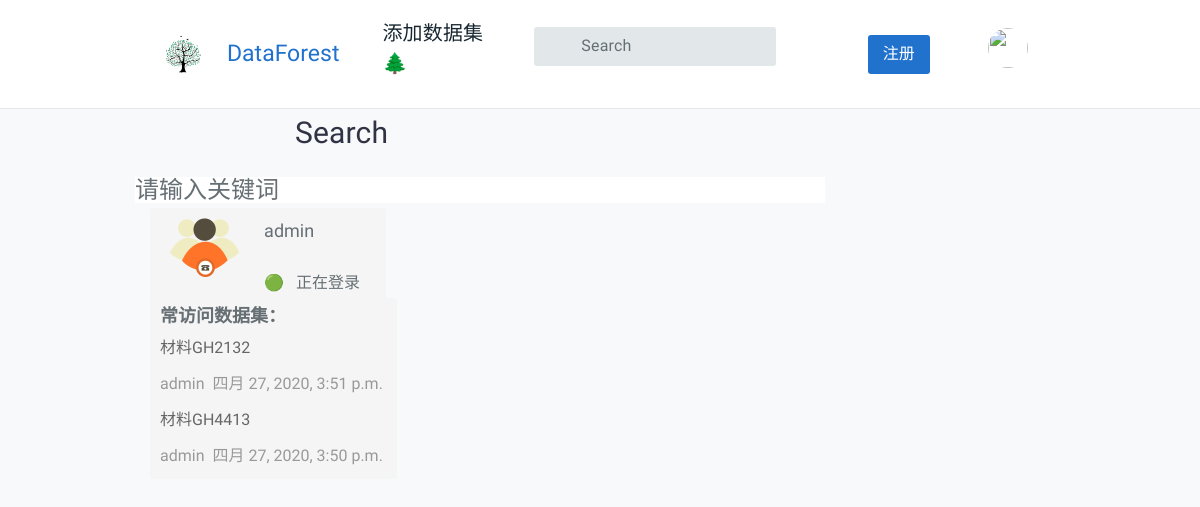
/question/search/ (signed in), run on the app's committed database.
### QuestionApp/models.py (models this page shows, shortened)
class Question(models.Model):
    user = models.ForeignKey(User, verbose_name='提问者', related_name='questions', on_delete=models.CASCADE)
    questionTitle = models.CharField('问题标题', max_length=40, unique=True, blank=False)
    questionCategory = models.ForeignKey('CategoryApp.Category', verbose_name='板块名称', on_delete=models.CASCADE)
    questionDescription = models.TextField('详细描述')
    created = models.DateTimeField(default=timezone.now, verbose_name='发布日期')
    publishDate = models.DateTimeField(auto_now=True, verbose_name='更新日期')
    goodNum = models.IntegerField(default=0, verbose_name='赞数')
    badNum = models.IntegerField(default=0, verbose_name='反对数')
    grade = models.IntegerField(default=0, verbose_name='综合质量')
    collect = models.ManyToManyField(User, related_name='collect_question', verbose_name='收藏', blank=True)
    users_like = models.ManyToManyField(User, related_name="questions_like", blank=True)
    users_unlike = models.ManyToManyField(User, related_name="questions_unlike", blank=True)
    views = models.IntegerField(default=0, verbose_name="阅读次数")

### QuestionApp/views.py (the view, shortened to what this page needs)
# urls.py: path('search/', views.search, name='search'),
def search(request):
    global keyword
    global question_list
    key = request.GET.get('keyword')
    if key is not None:
        keyword = key
    err_msg = ''
    t = request.GET.get('type')
    type = t
    if not keyword:
        err_msg = '请输入关键词'
        return render(request, 'question/search.html', {'err_msg': err_msg,
                                                        'question_2': Question.objects.all().order_by('-views',
                                                                                                      'created',
                                                                                                      'questionTitle')[
                                                                      :10]})

### templates/question/search.html (shortened to what this page needs)
{% extends 'index.html' %}
{% load static %}
{% block content %}
<div class="col-sm-9">
    <div class="tt-topic-list">
        <div class="tt-list-header">
            <div class="tt-col-topic" style="margin-left:130px">
                <h2>Search</h2>
            </div>
        </div>
    </div>
    <div class="tt-single-topic-list">
        {% if err_msg %}
        <div class="tt-item">
            <div class="tt-item-header">
                <h3>
                    <p>{{ err_msg }}</p>
                </h3>
            </div>
        </div>
            {% endif %}
        </div>
    </div>
</div>
{% endblock %}
{% block left %}
       <div class="col-sm-3" >
                    <div class="side-bar-well clearfix" style="position: fixed;">
                        <div class="col-sm-5"><img src="{% static 'images/support.png' %}"></div>
                        <div class="col-sm-7">
                            {% if user.username %}
                            <p class="side-bar-well-title">{{user.username}}</p>
                            <p>🟢&nbsp;&nbsp;&nbsp;正在登录</p>
                            {% else %}
                            <p>🔴&nbsp;&nbsp;&nbsp;未登录</p>
                            {% endif %}
                        </div>
                    </div>
                    <div class="side-bar-well" style="position: fixed; margin-top:90px">
                        <strong class="side-bar-well-title">常访问数据集：</strong>
                        {% for question in question_2 %}
                        <a href="{% url 'question:question_content' question_id=question.id %}" class="news-item">
                            <div class="news-title">{{question.questionTitle}}</div>
                        </a>
                        <div class="news-info">
                            <span>{{ question.user }}</span>
                            <span>&nbsp{{question.created}}&nbsp</span>
                        </div>
                        {% endfor %}
                    </div>
                </div>
{% endblock %}

### static/css/main.css (style rules this page uses)
.side-bar-well { padding: 5px; background: #f5f5f5; margin-bottom: 10px; border-radius: 3px; }
.side-bar-well-title { font-size: 18px; padding:0px; margin-bottom: 0cm; }
.news-item { display: block; color: #666; }
.side-bar-well > * { padding: 5px; }
.news-info { color: #999; padding: 5px; }

### data on the page
Question: questionTitle "材料GH2132", user "admin", created "四月 27, 2020, 3:51 p.m."
Question: questionTitle "材料GH4413", user "admin", created "四月 27, 2020, 3:50 p.m."

### other printed values
{{ err_msg }} "请输入关键词"
{{ user.username }} "admin"
